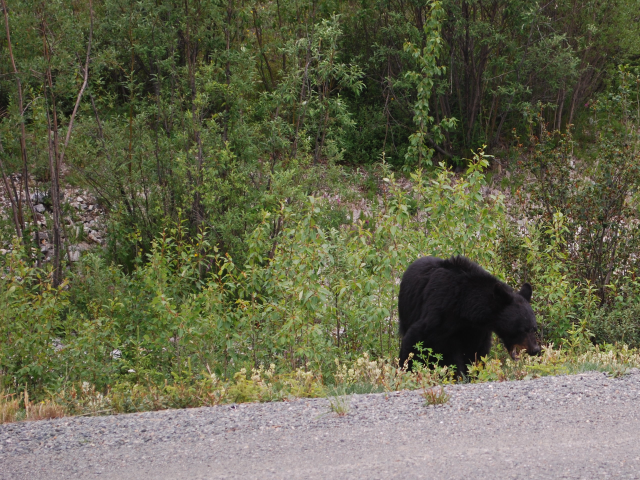
//> input picture midterm/Alaska-Bear-1280x960.ppm, 1280 x 960 px, given in place of the camera (shown at 1/2 size)
$ ./capture_HU   (built with g++ and OpenCV 4)
//> lines starting //> are read from the running program, lines starting //| are printed output that depends on the picture
/*
 *
 *  Example by Sam Siewert
 *
 *  Updated for OpenCV 3.1
 *
 */
#include <unistd.h>
#include <stdio.h>
#include <stdlib.h>
#include <iostream>

#include <opencv2/core/core.hpp>
#include <opencv2/highgui/highgui.hpp>
#include <opencv2/imgproc/imgproc.hpp>

using namespace cv;
using namespace std;

#define HRES 640
#define VRES 480
#define ESCAPE_KEY (27)
#define SYSTEM_ERROR (-1)


int main()
{
    VideoCapture cam0(0);
    namedWindow("Capture Example");
    Mat frame;
    Mat gray, canny_frame, cdst;
    vector<Vec4i> lines;

   if (!cam0.isOpened())
   {
       exit(SYSTEM_ERROR);
   }

   cam0.set(CAP_PROP_FRAME_WIDTH, 640);
   cam0.set(CAP_PROP_FRAME_HEIGHT, 480);

    while(1)
    {
        cam0.read(frame);
//> frame is the input picture: 960 rows x 1280 cols, CV_8UC3; mean B, G, R 76.6, 102.3, 101.3
        Canny(frame, canny_frame, 50, 200, 3);
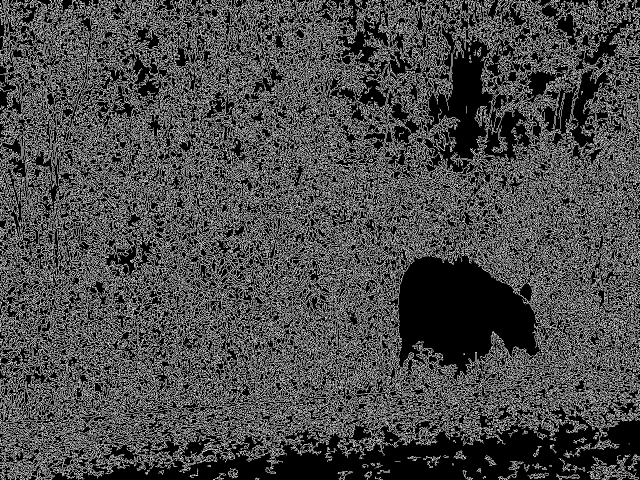
//> canny_frame: 960 rows x 1280 cols, CV_8UC1 (shown at 1/2 size); 28.8% white in thin lines or dots

        cvtColor(canny_frame, cdst, COLOR_GRAY2BGR);
//> cdst: 960 rows x 1280 cols, CV_8UC3; 28.8% white in thin lines or dots
        // cdstP = cdst.clone(); <-- Don't know what this does

        cvtColor(frame, gray, COLOR_BGR2GRAY);
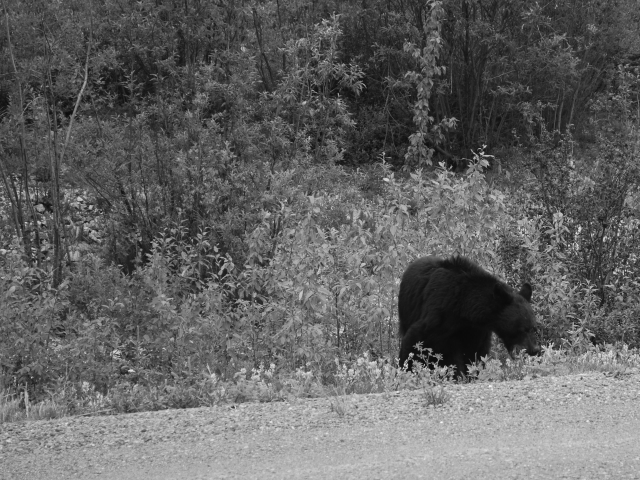
//> gray: 960 rows x 1280 cols, CV_8UC1 (shown at 1/2 size); min 8, max 253, mean 99.1


/*
    // Standard Hough Line Transform
    HoughLines(canny_frame, lines, 1, CV_PI/180, 150, 0, 0 ); // runs the actual detection
    // Draw the lines
    for( size_t i = 0; i < lines.size(); i++ )
    {
        float rho = lines[i][0], theta = lines[i][1];
        Point pt1, pt2;
        double a = cos(theta), b = sin(theta);
        double x0 = a*rho, y0 = b*rho;
        pt1.x = cvRound(x0 + 1000*(-b));
        pt1.y = cvRound(y0 + 1000*(a));
        pt2.x = cvRound(x0 - 1000*(-b));
        pt2.y = cvRound(y0 - 1000*(a));
        line( cdst, pt1, pt2, Scalar(0,0,255), 3, LINE_AA);
    }

*/
///*
        // Probabilistic Line Transform
        HoughLinesP(canny_frame, lines, 1, CV_PI/180, 50, 50, 10);
//> lines = 5171 lines (x1, y1, x2, y2), first 8: [704, 453, 908, 315], [158, 6, 270, 118], [369, 619, 988, 0], [943, 431, 1277, 246], [316, 945, 424, 837], [242, 725, 301, 666], [46, 909, 560, 395], [949, 446, 1279, 621]

        for( size_t i = 0; i < lines.size(); i++ )
        {
          Vec4i l = lines[i];
          line(cdst, Point(l[0], l[1]), Point(l[2], l[3]), Scalar(0,0,255), 3, LINE_AA);
        }
//> this loop made 5171 passes
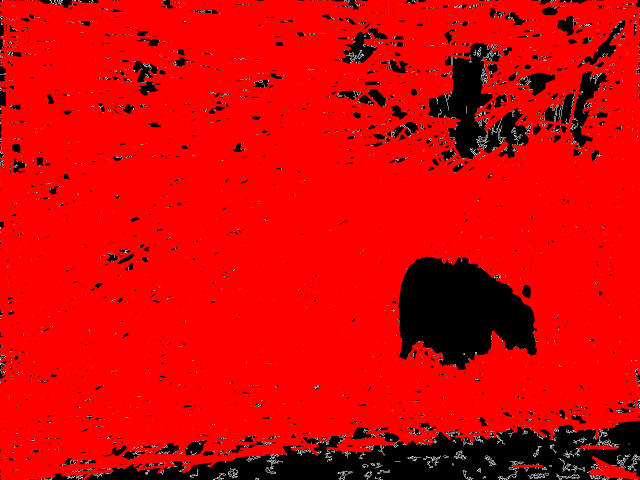
//> cdst: 960 rows x 1280 cols, CV_8UC3 (shown at 1/2 size); mean B, G, R 3.1, 3.1, 216

//*/
        //imshow("Capture Example", frame);

        imshow("Capture Example", cdst);

        char c = waitKey(10);
//> the 'q' key is pressed
        if( c == 'q' ) break;
    }
//> after the loop, lines = 5171 items, first 8: [704, 453, 908, 315], [158, 6, 270, 118], [369, 619, 988, 0], [943, 431, 1277, 246], [316, 945, 424, 837], [242, 725, 301, 666], [46, 909, 560, 395], [949, 446, 1279, 621]

    destroyWindow("Capture Example");

};
